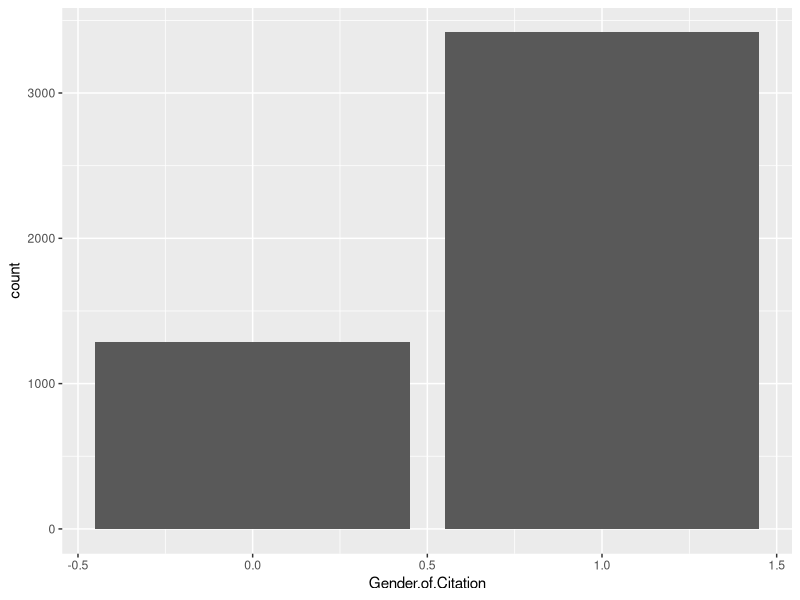

Here is the R script that generated this plot:
library(ggplot2)
citations = read.csv("citation_data.csv")

citations$First.Name = as.character(citations$First.Name)
citations$Last.Name = as.character(citations$Last.Name)
citations$Citation.Count = as.integer(citations$Citation.Count)

male.auth = subset(citations, Gender.of.Article.Author == 1)
female.auth = subset(citations, Gender.of.Article.Author == 0)

# Is the average number of female citations = to the known presence in the field?
t.test(citations$Gender.of.Citation==0, alternative = "less", mu=.42)
# Among male authors?
t.test(male.auth$Gender.of.Citation==0, alternative = "less", mu=.42)
# Among female authors?
t.test(female.auth$Gender.of.Citation==0, alternative = "less", mu=.42)
# Is there a significant difference in % female citations between male and female authors?
t.test(male.auth$Gender.of.Citation==0, female.auth$Gender.of.Citation==0)
# All p-values are extremely low.  There is almost 0 chance that this is by chance.
# Female authors are cited less than 42% of the time regardless of gender of the author
# and are cited significantly less often by male authors.

ggplot(citations, aes(x=Gender.of.Citation)) +
  geom_bar()
